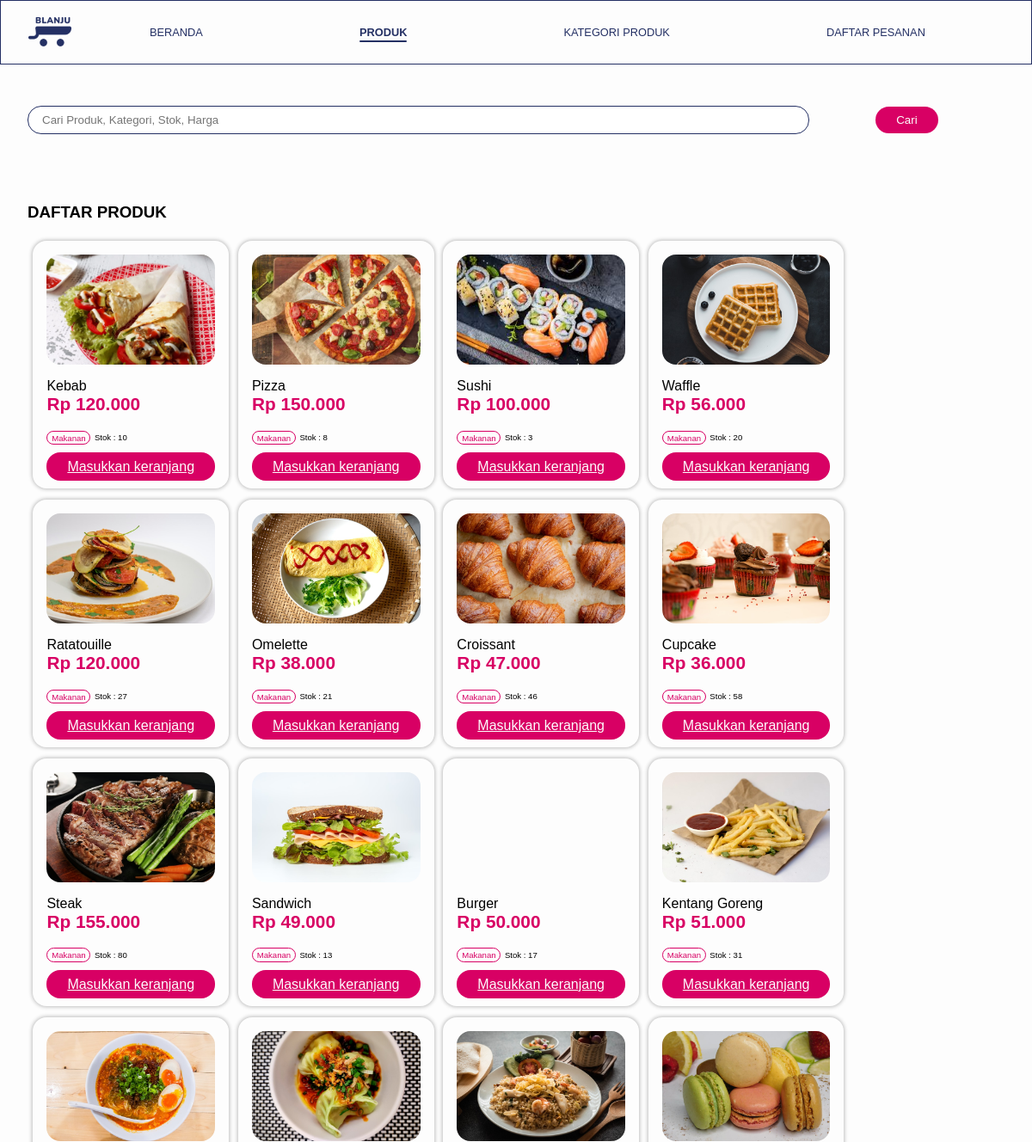
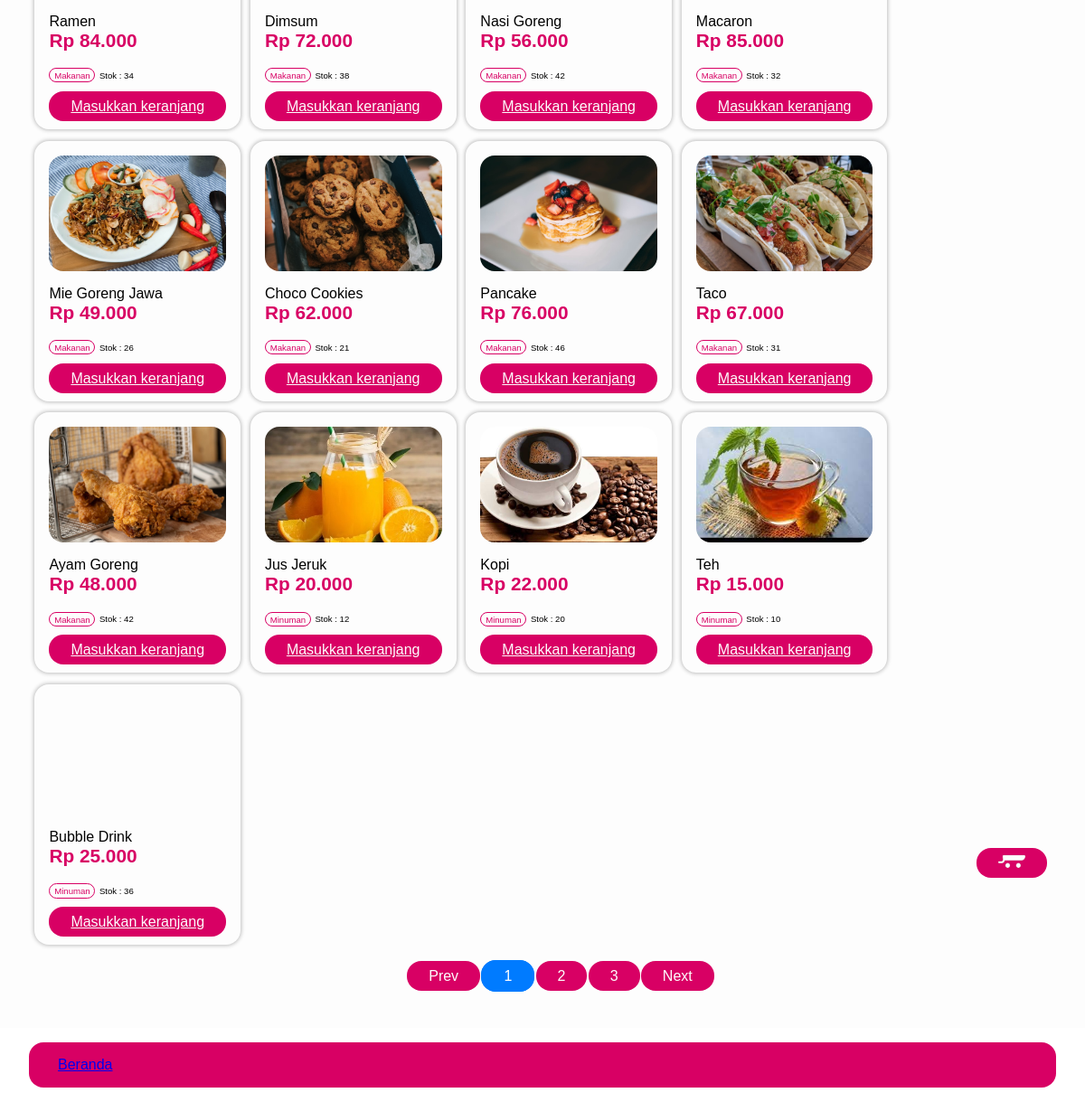
The page /blanju/app/pengguna/produk.php on the database its author committed (2 pictures, top to bottom).
### tables this page shows
CREATE TABLE `products` (
  `kodeProduk` int(11) NOT NULL,
  `kodeKategori` int(11) NOT NULL,
  `namaProduk` varchar(100) NOT NULL,
  `gambarProduk` varchar(255) NOT NULL,
  `hargaProduk` int(11) NOT NULL,
  `stokProduk` int(11) NOT NULL,
  `created_at` timestamp NOT NULL DEFAULT current_timestamp() ON UPDATE current_timestamp(),
  `updated_at` timestamp NULL DEFAULT NULL
);

CREATE TABLE `categories` (
  `kodeKategori` int(11) NOT NULL,
  `namaKategori` varchar(100) NOT NULL
);

### blanju/app/database.php (called while the page is built, shortened)
<?php
require_once("base.php");
function getAllDataProductsWithDetails()
{
	global $db;
	try {
		$statement = $db->prepare("SELECT * FROM products JOIN categories ON categories.kodeKategori = products.kodeKategori");
		$statement->execute();
		return $statement->fetchAll(PDO::FETCH_ASSOC);
	} catch (PDOException $err) {
		echo $err->getMessage();
	}
}
function getAllDataProductsWithDetailsByLimit($limit, $offset)
{
	global $db;
	try {
		$statement = $db->prepare(
			"SELECT *
			FROM products
			JOIN categories ON categories.kodeKategori = products.kodeKategori
			LIMIT :limit OFFSET :offset
		");
		$statement->bindValue(':limit', $limit, PDO::PARAM_INT);
		$statement->bindValue(':offset', $offset, PDO::PARAM_INT);
		$statement->execute();
		return $statement->fetchAll(PDO::FETCH_ASSOC);
	} catch (PDOException $err) {
		echo $err->getMessage();
	}
}

### blanju/app/pengguna/produk.php (the view, shortened to what this page needs)
<?php
$page  = "ProP";
?>
<?php require_once("templates/header.php"); ?>
<?php
$products = getAllDataProductsWithDetails();
$total_product = count($products);
$limit = 25;
$total_page = ceil($total_product / $limit);
$active_page = isset($_GET['page']) ? $_GET['page'] : 1;
$offset = isset($_GET['page']) ? ($active_page-1) * $limit : 0;
$products = getAllDataProductsWithDetailsByLimit($limit, $offset);
?>
<section id="content-header">
    <form action="" method="get">
        <div class="content-header-container">
            <div class="input-form">
                <input type="text" placeholder="Cari Produk, Kategori, Stok, Harga" name="keyword">
            </div>
            <div class="input-button">
                <button type="submit" class="primary-btn" name="search">Cari</button>
            </div>
        </div>
    </form>
</section>
<section id="content-main">
    <div class="content-main-container">
        <div class="add-product">
            <a class="primary-btn" href="keranjang_produk.php"><img src="<?= BASEURL ?>/assets/images/shopping_cart.png"></a>
        </div>
        <h1>DAFTAR PRODUK</h1>
        <div class="list-products">
            <?php foreach ($products as $product) : ?>
                <div class="card-product">
                    <div class="card-product-container">
                        <div class="card-product-image" style="background-image:url(<?= BASEURL ?>/assets/images/products/<?= $product["gambarProduk"] ?>); background-size:cover;background-position:center;">
                        </div>
                        <div class="card-product-title">
                            <?= ucwords($product["namaProduk"]) ?>
                        </div>
                        <div class="card-product-price">
                            <?= "Rp " . number_format($product["hargaProduk"], 0, ',', '.'); ?>
                        </div>
                        <div class="card-product-info">
                            <span class="card-product-category"><?= ucwords($product["namaKategori"]) ?></span>
                            <span class="card-product-stock">Stok : <?= $product["stokProduk"] ?></span>
                        </div>
                        <br>
                        <div>
                            <?php if ($product["stokProduk"] > 0) : ?>
                                <a href="tambah_produk_keranjang.php?pro=<?= $product["kodeProduk"] ?>" class="primary-btn">Masukkan keranjang</a>
                            <?php else : ?>
                                <a class="primary-btn isDisabled">Masukkan keranjang</a>
                            <?php endif ?>
                        </div>
                    </div>
                </div>
            <?php endforeach; ?>
            <div class="pagination">
                <ul>
                    <li>
                        <a class="primary-btn" href="?page=<?= $active_page-1 ; ?>" <?= ($active_page < 1) ? 'disabled' : '' ?> >Prev</a>
                    </li>
                    <?php for ($i = 1; $i <= $total_page; $i++) : ?>
                        <?php if ($i == $active_page) : ?>
                            <li>
                                <a class="primary-btn active" href="?page=<?= $i ?>" disabled><?= $i ?></a>
                            </li>
                        <?php else : ?>
                            <li>
                                <a class="primary-btn" href="?page=<?= $i ?>"><?= $i ?></a>
                            </li>
                        <?php endif; ?>
                    <?php endfor; ?>
                    <li>
                        <a class="primary-btn href=" href="?page=<?= $active_page+1; ?>" <?= ($active_page == $total_page) ? 'disabled' : '' ?> >Next</a>
                    </li>
                </ul>
            </div>
	</div>
</div>
    </div>
</section>
<?php require_once("templates/footer.php"); ?>

### blanju/app/pengguna/templates/header.php (shortened to what this page needs)
<?php
require_once("../base.php");
require_once(BASEPATH . "/app/database.php");
?>
<!DOCTYPE html>
<html lang="en">
<head>
    <link rel="stylesheet" href="<?= BASEURL ?>/assets/css/base.css">
    <link rel="stylesheet" href="<?= BASEURL ?>/assets/css/pengguna.css">
</head>
<body>
    <section id="main-grid" class="light-bg">
        <navbar class="light-bg">
            <?php require_once("navbar.php"); ?>
        </navbar>
        <content>
            <div class="content-container">

### blanju/app/pengguna/templates/navbar.php
<div class="navbar-container">
    <div class="navbar-menu">
        <div class="navbar-logo">
            <img src="<?= BASEURL ?>/assets/images/logo-pengguna-dark.png" alt="Logo Pengguna" >
        </div>
        <nav class="<?php if($page == "beranda") echo 'active'; ?> ">
            <a href="<?= BASEURL ?>/app/pengguna/">Beranda</a>
        </nav>
        <nav class="<?php if($page == "ProP") echo 'active'; ?> ">
            <a href="<?= BASEURL ?>/app/pengguna/produk.php">Produk</a>
        </nav>
        <nav class="<?php if($page == "katProP") echo 'active'; ?> ">
            <a href="<?= BASEURL ?>/app/pengguna/kategori.php">Kategori Produk</a>
        </nav>
        <nav class="<?php if($page == "dfps") echo 'active'; ?> ">
            <a href="<?= BASEURL ?>/app/pengguna/daftar_pesanan.php">Daftar Pesanan</a>
        </nav>
    </div>
</div>

### blanju/app/pengguna/templates/footer.php (shortened to what this page needs)
            <footer>
                <div class="footer-container">
                    <a href="index.php">Beranda</a>
                </div>
            </footer>
    </body>
</html>

### blanju/assets/css/base.css (style rules this page uses)
* { margin: 0 auto; font-family: sans-serif; }
.light-bg { background-color: #fdfdfd; }
.primary-btn { background-color: #d80064; color: #fdfdfd; padding: 0.5rem 1.5rem; outline: none; border-radius: 1rem; border: none; }
.input-form { margin: 1rem 0; }
.input-form input { border: #243064 solid 1px; padding: 0.5rem 1rem; border-radius: 1rem; box-sizing: border-box; }
.card-product { display: inline-block; box-shadow: 0px 0px 4px 1px rgba(0, 0, 0, 0.25); border-radius: 1rem; min-width: 17vw; }
.card-product-container { padding: 1rem; }
.card-product-image { width: 100%; height: 8rem; border-radius: 1rem; }
.card-product-title { margin-top: 1rem; font-size: 1rem; }
.card-product-price { font-size: 1.3rem; font-weight: bold; color: #d80064; }
.card-product-info { display: flexbox; margin-top: 1rem; justify-content: space-between; align-items: center; }
.card-product-category { font-size: 0.6rem; border-radius: 1rem; border: #d80064 1px solid; color: #d80064; padding: 0.1rem 0.3rem; }
.card-product-stock { font-size: 0.6rem; }

### blanju/assets/css/pengguna.css (style rules this page uses)
#main-grid { display:grid; grid-template-areas: "navbar" "content" "footer"; }
navbar { z-index: 10; grid-area: navbar; display: inline-block; width:100%; border-radius:0 0 1rem 1rem; }
content { grid-area: content; min-height: 75vh; display: inline-block; width:100%; }
footer { grid-area: footer; display: inline-block; width:100%; }
.navbar-container { position: sticky; top: 0; padding:0 2rem; border: 1px solid #243064; }
.navbar-logo { margin:1rem 0; display:inline-block; }
.navbar-menu nav { display: block; font-size: 0.8rem; text-transform: uppercase; }
.navbar-menu { display: flex; align-items: center; justify-content: space-between; }
.navbar-menu nav a { text-decoration: none; color: #243064; display:flex; flex-direction:column; }
.navbar-menu .active::after { content:"\00a0 "; display:inline-block; background-color: #243064; width:100%; height:2px; border-radius:1rem; margin-top:2px; }
.navbar-menu .active { font-weight: bold; margin-top: 1rem; }
.content-container { padding:2rem; }
#content-header { margin-bottom: 4rem; }
.content-header-container { display: flex; justify-content: space-between; align-items: center; }
.content-header-container .input-form { width:80%; }
.content-header-container .input-form input { width:100%; }
#content-main { position: relative; }
.add-product { position: fixed; bottom:10%; left: 90%; box-shadow: 10px 10px 29px -12px rgba(0,0,0,0.75); -webkit-box-shadow: 10px 10px 29px -12px rgba(0,0,0,0.75); -moz-box-shadow: 10px 10px 29px -12px rgba(0,0,0,0.75); }
.list-products { margin:1rem 0; }
.list-products .card-product { margin:0.4rem 0 0.4rem 0.4rem; }
.footer-container { margin:1rem 2rem; padding:1rem 2rem; border-radius: 1rem; background-color: #D80064; }
.pagination ul { width: 30%; text-decoration: none; color: #243064; display:flex; justify-content: center; align-items: center; margin-top: 20px; }
.pagination ul li { text-decoration: none; list-style: none; }
.pagination a.primary-btn { text-decoration: none; }
.pagination a.primary-btn.active { background-color: #007bff; color: #ffffff; border: 1px solid #007bff; transition: background-color 0.3s, color 0.3s, border 0.3s; }

### rows shown on the page
products: gambarProduk (picture), namaProduk "Kebab", hargaProduk "120.000", kodeKategori.namaKategori "Makanan", stokProduk "10"
products: gambarProduk (picture), namaProduk "Pizza", hargaProduk "150.000", kodeKategori.namaKategori "Makanan", stokProduk "8"
products: gambarProduk (picture), namaProduk "Sushi", hargaProduk "100.000", kodeKategori.namaKategori "Makanan", stokProduk "3"
products: gambarProduk (picture), namaProduk "Waffle", hargaProduk "56.000", kodeKategori.namaKategori "Makanan", stokProduk "20"
products: gambarProduk (picture), namaProduk "Ratatouille", hargaProduk "120.000", kodeKategori.namaKategori "Makanan", stokProduk "27"
products: gambarProduk (picture), namaProduk "Omelette", hargaProduk "38.000", kodeKategori.namaKategori "Makanan", stokProduk "21"
products: gambarProduk (picture), namaProduk "Croissant", hargaProduk "47.000", kodeKategori.namaKategori "Makanan", stokProduk "46"
products: gambarProduk (picture), namaProduk "Cupcake", hargaProduk "36.000", kodeKategori.namaKategori "Makanan", stokProduk "58"
products: gambarProduk (picture), namaProduk "Steak", hargaProduk "155.000", kodeKategori.namaKategori "Makanan", stokProduk "80"
products: gambarProduk (picture), namaProduk "Sandwich", hargaProduk "49.000", kodeKategori.namaKategori "Makanan", stokProduk "13"
products: namaProduk "Burger", hargaProduk "50.000", kodeKategori.namaKategori "Makanan", stokProduk "17"
products: gambarProduk (picture), namaProduk "Kentang Goreng", hargaProduk "51.000", kodeKategori.namaKategori "Makanan", stokProduk "31"
products: gambarProduk (picture), namaProduk "Ramen", hargaProduk "84.000", kodeKategori.namaKategori "Makanan", stokProduk "34"
products: gambarProduk (picture), namaProduk "Dimsum", hargaProduk "72.000", kodeKategori.namaKategori "Makanan", stokProduk "38"
products: gambarProduk (picture), namaProduk "Nasi Goreng", hargaProduk "56.000", kodeKategori.namaKategori "Makanan", stokProduk "42"
products: gambarProduk (picture), namaProduk "Macaron", hargaProduk "85.000", kodeKategori.namaKategori "Makanan", stokProduk "32"
products: gambarProduk (picture), namaProduk "Mie Goreng Jawa", hargaProduk "49.000", kodeKategori.namaKategori "Makanan", stokProduk "26"
products: gambarProduk (picture), namaProduk "Choco Cookies", hargaProduk "62.000", kodeKategori.namaKategori "Makanan", stokProduk "21"
products: gambarProduk (picture), namaProduk "Pancake", hargaProduk "76.000", kodeKategori.namaKategori "Makanan", stokProduk "46"
products: gambarProduk (picture), namaProduk "Taco", hargaProduk "67.000", kodeKategori.namaKategori "Makanan", stokProduk "31"
products: gambarProduk (picture), namaProduk "Ayam Goreng", hargaProduk "48.000", kodeKategori.namaKategori "Makanan", stokProduk "42"
products: gambarProduk (picture), namaProduk "Jus Jeruk", hargaProduk "20.000", kodeKategori.namaKategori "Minuman", stokProduk "12"
products: gambarProduk (picture), namaProduk "Kopi", hargaProduk "22.000", kodeKategori.namaKategori "Minuman", stokProduk "20"
products: gambarProduk (picture), namaProduk "Teh", hargaProduk "15.000", kodeKategori.namaKategori "Minuman", stokProduk "10"
products: namaProduk "Bubble Drink", hargaProduk "25.000", kodeKategori.namaKategori "Minuman", stokProduk "36"
